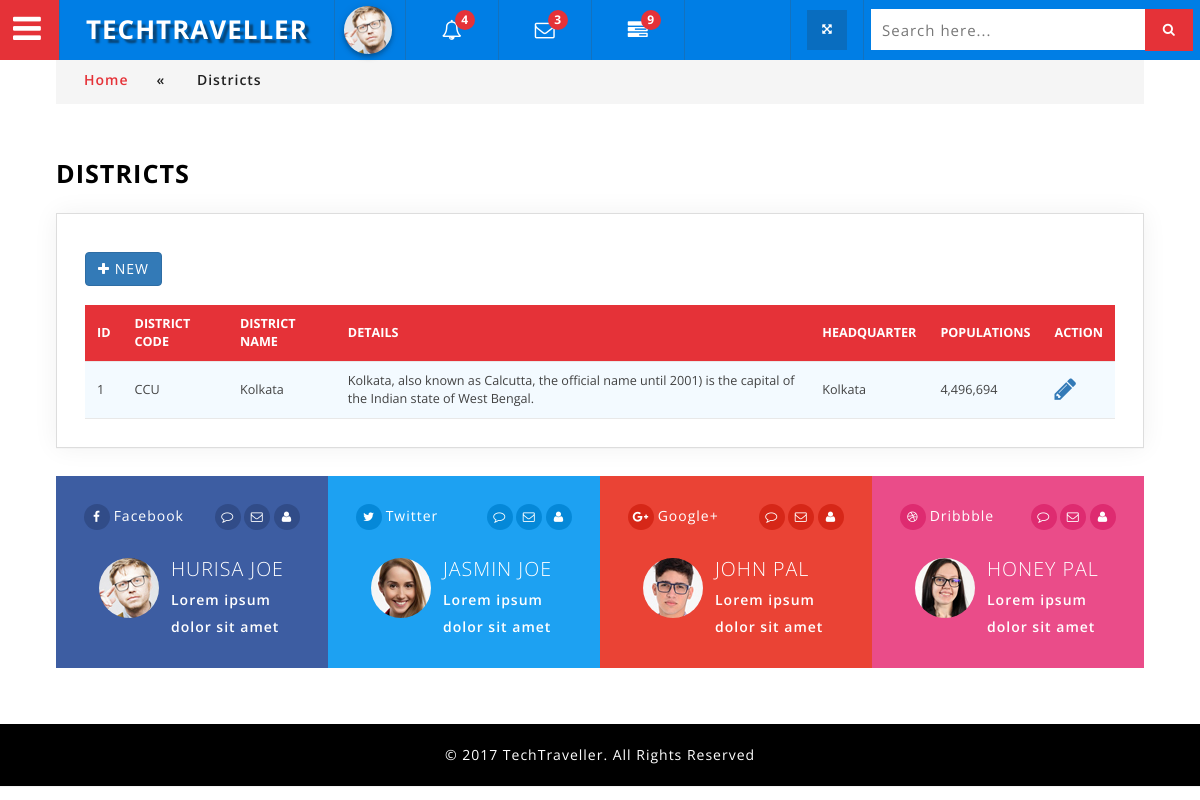
The page /admin/viewDistricts.php (signed in) on the database its author committed.
### tables this page shows
CREATE TABLE `district` (
  `district_id` int(11) NOT NULL,
  `district_code` varchar(20) DEFAULT NULL,
  `district_name` varchar(100) DEFAULT NULL,
  `district_details` text,
  `headquarter` varchar(100) DEFAULT NULL,
  `populations` varchar(45) DEFAULT NULL,
  `date` varchar(20) NOT NULL,
  `username` varchar(45) DEFAULT NULL,
  `ipaddress` varchar(45) DEFAULT NULL,
  `country_id` varchar(45) DEFAULT NULL,
  `state_id` varchar(45) DEFAULT NULL
);

### admin/viewDistricts.php (the view, shortened to what this page needs)
<?php
include "db/db_connect.php";
?>
<!DOCTYPE html>
<html lang="zxx">
<head>
<?php include "library.php";?>
</head>
<body>
<div class="wthree_agile_admin_info">
		  <?php include "menu.php";?>
				<div class="inner_content">
						<div class="w3l_agileits_breadcrumbs">
							<div class="w3l_agileits_breadcrumbs_inner">
								<ul>
									<li><a href="dashboard.php">Home</a><span>«</span></li>
									<li>Districts</li>
								</ul>
							</div>
						</div>
					<div class="inner_content_w3_agile_info two_in">
					  <h2 class="w3_inner_tittle">Districts</h2>
									<div class="agile-tables">
										<div class="w3l-table-info agile_info_shadow">
										 <h3 class="w3_inner_tittle two"><a href="addDistrict.php" class="btn btn-primary"><i class="fa fa-plus" aria-hidden="true"></i> New</a></h3>
											<table id="table">
											<thead>
											  <tr>
												<th>ID</th>
												<th>District Code</th>
												<th>District Name</th>
												<th>Details</th>
												<th>Headquarter</th>
												<th>Populations</th>
												<th>Action</th>
											  </tr>
											</thead>
											<tbody>
											 <?php
												$sql = "select * from district order by date desc";
												$result = mysqli_query($con,$sql) or die(mysqli_error($con));
												while($row = mysqli_fetch_assoc($result)){
											?>
												<tr>
													<td><?php echo $row['district_id'];?></td>
													<td><?php echo $row['district_code'];?></td>
													<td><?php echo $row['district_name'];?></td>
													<td><?php echo $row['district_details'];?></td>
													<td><?php echo $row['headquarter'];?></td>
													<td><?php echo $row['populations'];?></td>
													<td><a href="editDistrict.php?district_id=<?php echo $row['district_id'];?>"><i class="fa fa-pencil fa-2x"  aria-hidden="true"></i><a></td>
												</tr>
											<?php
												}
											 ?>
											</tbody>
										  </table>
								</div>
						</div>
						  <div class="social_media_w3ls">
						      <div class="col-md-3 socail_grid_agile facebook">
                                     <ul class="icon_w3_info">
									   <li><a href="#" class="wthree_facebook"> <i class="fa fa-facebook" aria-hidden="true"></i></a></li>
									   <li>Facebook</li>
									 </ul>
									  <ul class="icon_w3_social">
									    <li><i class="fa fa-comment-o" aria-hidden="true"></i></li>
										<li><i class="fa fa-envelope-o" aria-hidden="true"></i></li>
										<li><i class="fa fa-user" aria-hidden="true"></i></li>
                                      </ul>
									 <div class="clearfix"></div>
									  <div class="bottom_info_social">
									 <div class="col-md-4 agile_w3l_social_media_text_img">
									    <img src="images/admin.jpg" alt="">
									 </div>
									  <div class="col-md-8 agile_w3l_social_media_text">
									    <h4>Hurisa Joe</h4>
										<p>Lorem ipsum dolor sit amet</p>
									 </div>
									 <div class="clearfix"></div>
									 </div>
                              </div>
							  <div class="col-md-3 socail_grid_agile twitter">
                                         <ul class="icon_w3_info">
									   <li><a href="#" class="wthree_facebook"><i class="fa fa-twitter" aria-hidden="true"></i></a></li>
									   <li>Twitter</li>
									 </ul>
									  <ul class="icon_w3_social">
									    <li><i class="fa fa-comment-o" aria-hidden="true"></i></li>
										<li><i class="fa fa-envelope-o" aria-hidden="true"></i></li>
										<li><i class="fa fa-user" aria-hidden="true"></i></li>
                                      </ul>
									 <div class="clearfix"></div>
									  <div class="bottom_info_social">
									 <div class="col-md-4 agile_w3l_social_media_text_img">
									    <img src="images/a1.jpg" alt="">
									 </div>
									  <div class="col-md-8 agile_w3l_social_media_text">
									    <h4>Jasmin Joe</h4>
										<p>Lorem ipsum dolor sit amet</p>
									 </div>
									 <div class="clearfix"></div>
									 </div>
                              </div>
							  <div class="col-md-3 socail_grid_agile gmail">
                                     <ul class="icon_w3_info">
									   <li><a href="#" class="wthree_facebook"><i class="fa fa-google-plus" aria-hidden="true"></i></a></li>
									   <li>Google+</li>
									 </ul>
									  <ul class="icon_w3_social">
									    <li><i class="fa fa-comment-o" aria-hidden="true"></i></li>
										<li><i class="fa fa-envelope-o" aria-hidden="true"></i></li>
										<li><i class="fa fa-user" aria-hidden="true"></i></li>
                                      </ul>
									 <div class="clearfix"></div>
									  <div class="bottom_info_social">
									 <div class="col-md-4 agile_w3l_social_media_text_img">
									    <img src="images/a2.jpg" alt="">
									 </div>
									  <div class="col-md-8 agile_w3l_social_media_text">
									    <h4>John Pal</h4>
										<p>Lorem ipsum dolor sit amet</p>
									 </div>
									 <div class="clearfix"></div>
									 </div>
                              </div>
							  <div class="col-md-3 socail_grid_agile dribble">
							     <ul class="icon_w3_info">
									  <li><a href="#" class="wthree_facebook"><i class="fa fa-dribbble" aria-hidden="true"></i></a></li>
									   <li>Dribbble</li>
									 </ul>
									  <ul class="icon_w3_social">
									    <li><i class="fa fa-comment-o" aria-hidden="true"></i></li>
										<li><i class="fa fa-envelope-o" aria-hidden="true"></i></li>
										<li><i class="fa fa-user" aria-hidden="true"></i></li>
                                      </ul>
									 <div class="clearfix"></div>
									  <div class="bottom_info_social">
									 <div class="col-md-4 agile_w3l_social_media_text_img">
									    <img src="images/a4.jpg" alt="">
									 </div>
									  <div class="col-md-8 agile_w3l_social_media_text">
									    <h4>Honey Pal</h4>
										<p>Lorem ipsum dolor sit amet</p>
									 </div>
									 <div class="clearfix"></div>
									 </div>
                              </div>
						</div>
				    </div>
				</div>
<?php include "footer.php";?>
</body>
</html>

### admin/css/component.css (style rules this page uses)
*, *:after, *::before { -webkit-box-sizing: border-box; -moz-box-sizing: border-box; box-sizing: border-box; }

### admin/css/circles.css (style rules this page uses)
body { background-color:#ECF0F1; }

### admin/css/style.css (style rules this page uses)
body { margin:0; padding:0; background:#fff; font-family: 'Open Sans', sans-serif; }
h1,h2,h3,h4,h5,h6 { margin:0; font-family: 'Open Sans', sans-serif; }
p { margin:0; letter-spacing:1px; }
ul { margin:0; padding:0; }
p,ul,ol { font-size:14px; }
input[type="submit"],a,.nbs-flexisel-nav-left,.nbs-flexisel-nav-right { transition:.5s ease-in; -webkit-transition:.5s ease-in; -moz-transition:.5s ease-in; -o-transition:.5s ease-in; -ms-transition:.5s ease-in; }
.wthree_agile_admin_info { position: relative; }
.inner_content { padding: 4em 4em; }
.agile_info_shadow { padding: 1em; box-shadow: 0 0px 24px 0 rgba(0, 0, 0, 0.06), 0 1px 0px 0 rgba(0, 0, 0, 0.02); -webkit-box-shadow: 0 0px 24px 0 rgba(0, 0, 0, 0.06), 0 1px 0px 0 rgba(0, 0, 0, 0.02); -moz-box-shadow: 0 0px 24px 0 rgba(0, 0, 0, 0.06), 0 1px 0px 0 rgba(0, 0, 0, 0.02); -o-box-shadow:0 0px 24px 0 rgba(0, 0, 0, 0.06), 0 1px 0px 0 rgba(0, 0, 0, 0.02); border: 1px solid #ddd; }
h3.w3_inner_tittle.two { color: #000; font-weight: 600; }
h3.w3_inner_tittle { text-transform: uppercase; color: #fff; margin: 0.5em 0 1em 0; font-weight: 800; font-size: 1.4em; letter-spacing:1px; }
.inner_content_w3_agile_info { margin-top:4.5em; }
.inner_content_w3_agile_info.two_in { margin-top: 4em; }
.socail_grid_agile { padding:2em 2em; }
.socail_grid_agile.facebook { background: #3d5da2; }
.socail_grid_agile.twitter { background: #1da1f2; }
.socail_grid_agile.gmail { background: #ea4335; }
.socail_grid_agile.dribble { background: #ea4c89; }
.socail_grid_agile ul li { list-style: none; display: inline-block; color: #fff; letter-spacing: 1px; }
ul.icon_w3_info { float: left; }
ul.icon_w3_social { float: right; }
.socail_grid_agile.facebook i,.socail_grid_agile.twitter i,.socail_grid_agile.gmail i ,.socail_grid_agile.dribble i { width: 26px; height: 26px; background: #314c88; border-radius: 50%; -webkit-border-radius:50%; -o-border-radius: 50%; -moz-border-radius: 50%; text-align: center; line-height: 27px; font-size: 12px; color: #fff; }
.socail_grid_agile.twitter i { background: #0588d8; }
.socail_grid_agile.gmail i { background: #d62718; }
.socail_grid_agile.dribble i { background:#de2b70; }
.agile_w3l_social_media_text_img { float:left; }
.agile_w3l_social_media_text_img img { border-radius: 50%; -webkit-border-radius:50%; -o-border-radius: 50%; -moz-border-radius: 50%; }
.bottom_info_social { margin-top: 2em; }
.agile_w3l_social_media_text h4 { text-transform:uppercase; color:#fff;font-size:1.4em; font-weight:300; letter-spacing:1px; }
.agile_w3l_social_media_text p { color:#fff; font-size: 1em; line-height:1.9em; padding:0; margin-top:0.5em; font-weight:600; }
.social_media_w3ls { margin-top: 2em; }
.w3l_agileits_breadcrumbs { padding:1em 0; background:#f5f5f5; }
.w3l_agileits_breadcrumbs ul li { display:inline-block; color:#212121; font-weight:600; font-family: 'Open Sans', sans-serif; letter-spacing:1px; }
.w3l_agileits_breadcrumbs ul li a { color: #e53238; text-decoration:none; font-family: 'Open Sans', sans-serif; }
.w3l_agileits_breadcrumbs ul li span { padding:0 2em; }
.w3l_agileits_breadcrumbs_inner { padding: 0 2em; }
h2.w3_inner_tittle { text-transform: uppercase; color: #000; margin: 0.5em 0 1em 0; font-weight: 700; font-size: 1.8em; letter-spacing: 1px; }
.sub_agile_btn.agile_info_shadow,.agile-validation.agile_info_shadow ,.w3l-table-info.agile_info_shadow,.page_w3ls_cal,.agile_info_icons_wthree { padding: 2em; }
.w3l-table-info.agile_info_shadow { margin-bottom: 2em; }

### admin/css/table-style.css (style rules this page uses)
table { background: white; border-collapse: collapse; margin: 1.25em 0 0; width: 100%; }
table tr, table th, table td { border: none; border-bottom: 1px solid #e8e8e8; font-size: .95em; }
table th, table td { padding: 10px 12px; text-align: left; }
table th { background: #e53238; color: #fff; text-transform: uppercase; }
table tr td { background: #f3faff; color: #424242; }
table { width: 100%; }

### rows shown on the page
district: district_id "1", district_code "CCU", district_name "Kolkata", district_details "Kolkata, also known as Calcutta, the official name until 2001) is the capital of the Indian state of West Bengal.", headquarter "Kolkata", populations "4,496,694"
